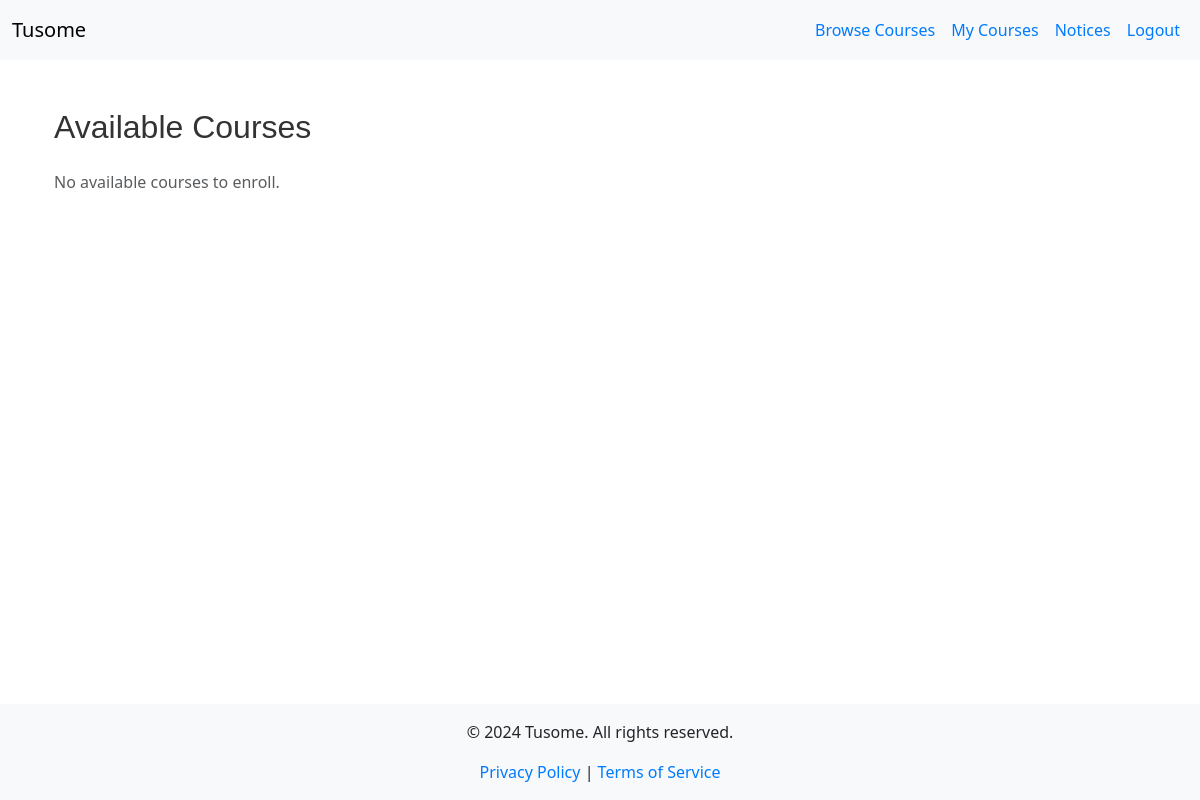
The app's page /browse_courses (signed in), older data.
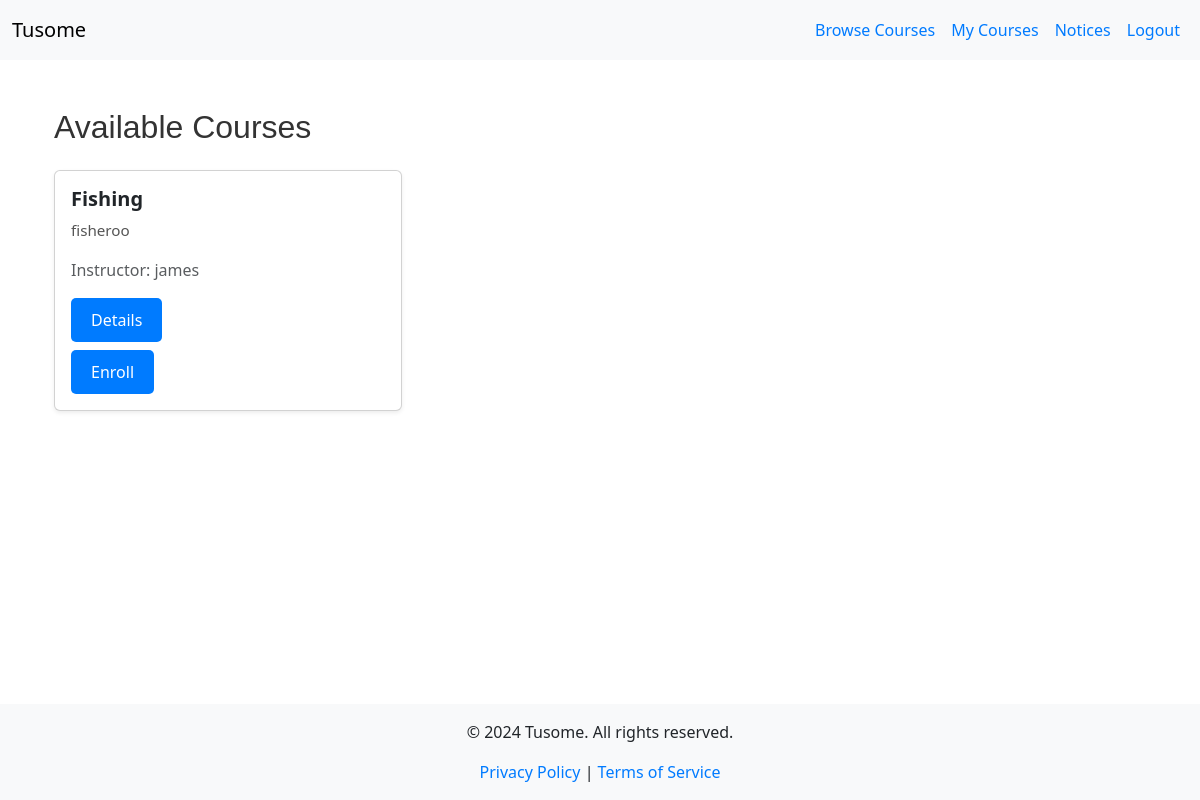
The same page, newer data.
### models.py (models this page shows, shortened)
class Course(db.Model):
    id = db.Column(db.Integer, primary_key=True)
    title = db.Column(db.String(200), nullable=False)
    description = db.Column(db.Text, nullable=False)
    is_featured = db.Column(db.Boolean, default=False)
    instructor_id = db.Column(db.Integer, db.ForeignKey('instructor.id'), nullable=False)
    instructor = db.relationship('Instructor', back_populates='courses')
    lessons = db.relationship('Lesson', back_populates='course', lazy=True)
    quizzes = db.relationship('Quiz', back_populates='course', lazy=True)
    materials = db.relationship('CourseMaterial', back_populates='course', lazy=True)
    enrollments = db.relationship('Enrollment', back_populates='course', lazy=True)
    submissions = db.relationship('Submission', back_populates='course', lazy=True)

class User(UserMixin, db.Model):
    id = db.Column(db.Integer, primary_key=True)
    username = db.Column(db.String(150), unique=True, nullable=False)
    password = db.Column(db.String(150), nullable=False)
    role = db.Column(db.Enum(RoleEnum), nullable=False)  # Using Enum for roles
    instructor = db.relationship('Instructor', back_populates='user', uselist=False)
    student = db.relationship('Student', back_populates='user', uselist=False)

### app.py (the view)
@app.route('/browse_courses')
@role_required(RoleEnum.STUDENT)
def browse_courses():
    enrolled_course_ids = [enrollment.course_id for enrollment in current_user.student.enrollments]
    available_courses = Course.query.filter(~Course.id.in_(enrolled_course_ids)).all()
    form = EnrollCourseForm()
    return render_template('browse_courses.html', courses=available_courses, form=form)

### app.py (called while the page is built)
@app.context_processor
def inject_current_year():
    return {'current_year': datetime.utcnow().year}

@login_manager.user_loader
def load_user(user_id):
    return User.query.get(int(user_id))

@app.context_processor
def inject_roleenum():
    return dict(RoleEnum=RoleEnum)

def role_required(role):
    def decorator(f):
        @wraps(f)
        @login_required  # Ensure the user is logged in
        def decorated_function(*args, **kwargs):
            if current_user.role != role:
                flash('Access denied.', 'danger')
                return redirect(url_for('index'))
            return f(*args, **kwargs)
        return decorated_function
    return decorator

### templates/browse_courses.html (shortened to what this page needs)
{% extends "base.html" %}
{% block content %}
  <div class="container">
    <h2 class="my-4">Available Courses</h2>
    {% if courses %}
      <div class="row">
        {% for course in courses %}
          <div class="col-md-4 mb-4">
            <div class="card h-100 shadow-sm">
              <div class="card-body d-flex flex-column">
                <h5 class="card-title">{{ course.title }}</h5>
                <p class="card-text">
                  {{ course.description[:150] }}{% if course.description|length > 150 %}...{% endif %}
                </p>
                <p class="text-muted">Instructor: {{ course.instructor.user.username }}</p>
                <div class="mt-auto">
                  <a href="{{ url_for('course_details', course_id=course.id) }}" class="btn btn-primary mb-2">Details</a>
                  <form action="{{ url_for('enroll', course_id=course.id) }}" method="POST">
                    <button type="submit" class="btn btn-success" onclick="return confirm('Are you sure you want to enroll in this course?');">Enroll</button>
                  </form>
                </div>
              </div>
            </div>
          </div>
        {% endfor %}
      </div>
    {% else %}
      <p class="text-muted">No available courses to enroll.</p>
    {% endif %}
  </div>
{% endblock %}

Row changes from the older to the newer data that the page shows:
now on this page (row edited): Course: title "Fishing", description "fisheroo", instructor.user.username "james"
Text that changed along with them:
text no longer shown: "No available courses to enroll."
